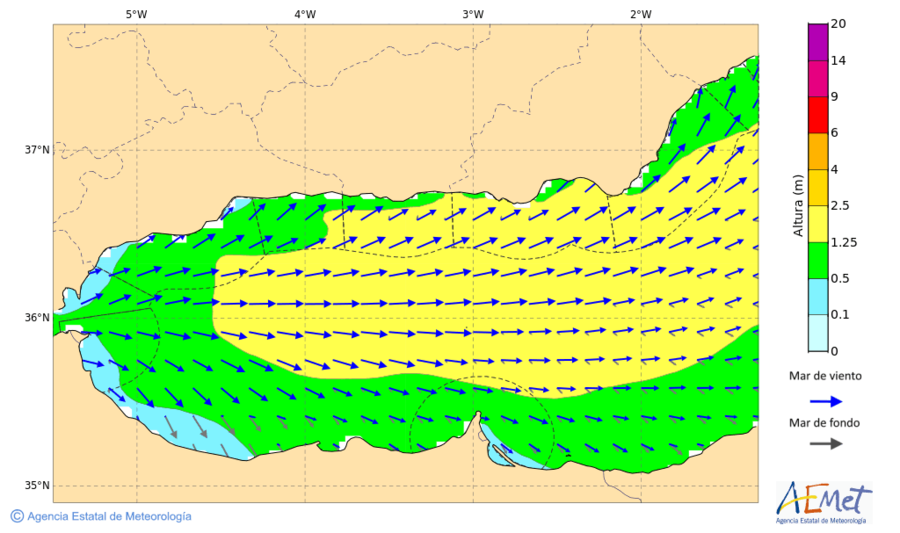
#> input picture img/aemet-yellow.png, 900 x 533 px
$ jupyter execute 03_coastline.ipynb
#> lines starting #> are read from the running program, lines starting #| are printed output that depends on the picture; after the words box and inside, x2 and y2 are one past the last pixel; in counts of white or black regions, pixels touching at a corner belong together
### common_lib/util.py
import cv2 as cv
import numpy as np
from datetime import datetime, timedelta
import humanize


# [10 lines left out: function draw_text, not called in this run]


def rgb_to_hsv(rgb: list) -> np.ndarray:
    source = np.array(rgb, dtype=np.uint8).reshape(1, 1, 3)
    return cv.cvtColor(source, cv.COLOR_RGB2HSV)


def hsv_bounds(hsv: np.ndarray, margin: int = 2) -> tuple:
    h = hsv[0, 0, 0]
    return (np.array([h - margin, 100, 100]), np.array([h + margin, 255, 255]))


def detect_yellow():
    return None

# [17 lines left out: functions color_contours, date_from_image, not called in this run]


def human_date(date):
    return humanize.naturaltime(date)

### scratch/03_coastline.ipynb
[cell 1]
import cv2 as cv
import numpy as np
import matplotlib.pyplot as plt
from common_lib.util import rgb_to_hsv, color_contours

[cell 2]
img = cv.imread('../img/aemet-yellow.png', cv.IMREAD_COLOR)
#> img is the input picture: shape (533, 900, 3); mean B, G, R 153.3, 233.5, 206.4
plt.imshow(cv.cvtColor(img, cv.COLOR_BGR2RGB) )

[cell 3]
hsv = cv.cvtColor(img, cv.COLOR_BGR2HSV)
#> hsv: shape (533, 900, 3); mean H, S, V 27.9, 105.8, 248.6
brown = (255,227,173)
print(rgb_to_hsv(brown))
# Step 3: Define the color range for land (beige/brown)
lower_land = np.array([15, 60, 200])  # Adjusted lower bounds (narrower)
upper_land = np.array([25, 120, 255])
# Step 4: Create a mask using the color range
mask = cv.inRange(hsv, lower_land, upper_land)
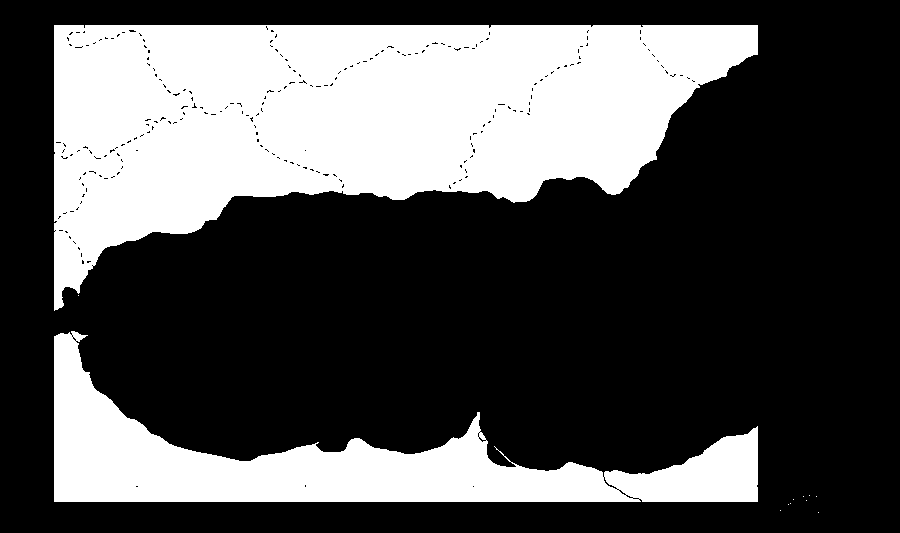
#> mask: shape (533, 900); 32.5% white; 12 white regions (10 under 20 px)

plt.imshow(mask, cmap='gray')
# Step 5: Apply the mask to the original image
land_areas = cv.bitwise_and(img, img, mask=mask)
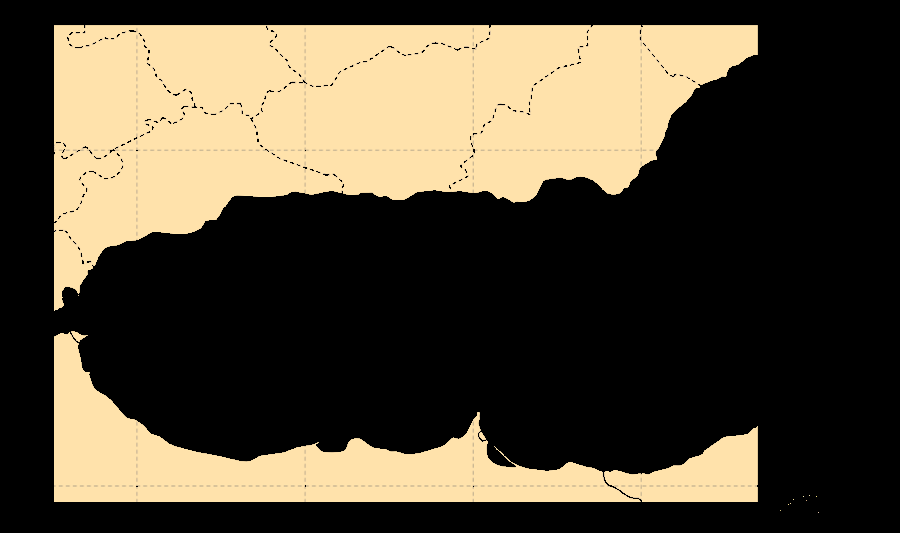
#> land_areas: shape (533, 900, 3); mean B, G, R 55.4, 73.2, 82.5
#plt.imshow(cv.cvtColor(land_areas, cv.COLOR_BGR2RGB) )

contours, _ = cv.findContours(mask, cv.RETR_EXTERNAL, cv.CHAIN_APPROX_SIMPLE)
#> contours = 12 contours, 10 with area under 20; largest, box (x1, y1, x2, y2) and area: (54, 25, 758, 311) 115272, (54, 331, 758, 502) 39776

# Step 6: Draw the contours on the original image

cv.drawContours(img, contours, -1, (0, 255, 0), 2)
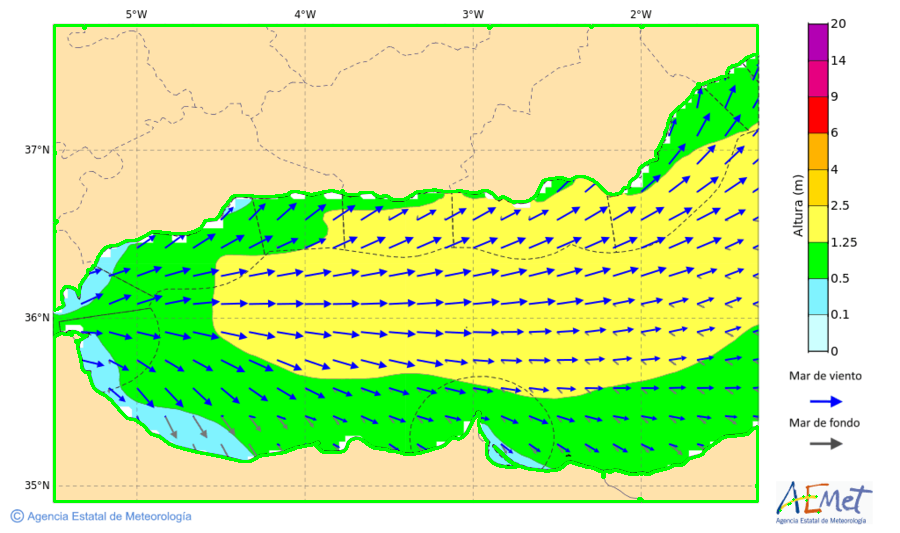
#> img: shape (533, 900, 3); 2.54% of pixels changed, all inside (x1, y1, x2, y2) = (53, 24, 820, 514)
plt.imshow(cv.cvtColor(img, cv.COLOR_BGR2RGB) )
#plt.imshow(cv.cvtColor(img, cv.COLOR_BGR2RGB) )
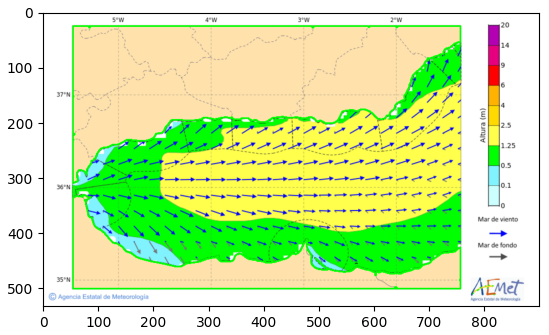
#> figure drawn by matplotlib, 1 panel
